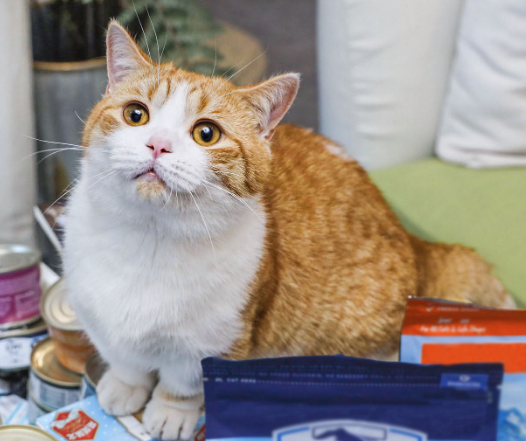
//> input picture pictures/zhupi.png, 526 x 441 px
$ ./Canny   (built with g++ and OpenCV 4)
//> lines starting //> are read from the running program, lines starting //| are printed output that depends on the picture; after the words box and inside, x2 and y2 are one past the last pixel; in counts of white or black regions, pixels touching at a corner belong together
/**@brief: Canny边缘检测
*/
#include <opencv2/opencv.hpp>
#include<opencv2/highgui/highgui.hpp>
#include<opencv2/imgproc/imgproc.hpp>

using namespace cv;

int main( )
{
    //载入原始图
    Mat src = imread("../../pictures/zhupi.png");
//> src is the input picture: 441 rows x 526 cols, CV_8UC3; mean B, G, R 134.6, 141.4, 152
    if(!src.data ) { printf("读取srcImage错误！ \n"); return false; }

    Mat src1=src.clone();

    //显示原始图
    imshow("【原始图】Canny边缘检测", src);

    //----------------------------------------------------------------------------------
    //	一、最简单的canny用法，拿到原图后直接用。
    //----------------------------------------------------------------------------------
    //Canny( src, src, 150, 100,3 );
    //imshow("【效果图】Canny边缘检测", src);


    //----------------------------------------------------------------------------------
    //	二、高阶的canny用法，转成灰度图，降噪，用canny，最后将得到的边缘作为掩码，拷贝原图到效果图上，得到彩色的边缘图
    //----------------------------------------------------------------------------------
    Mat dst,edge,gray;

    // 【1】创建与src同类型和大小的矩阵(dst)
    dst.create( src1.size(), src1.type() );

    // 【2】将原图像转换为灰度图像
    cvtColor( src1, gray, CV_BGR2GRAY );
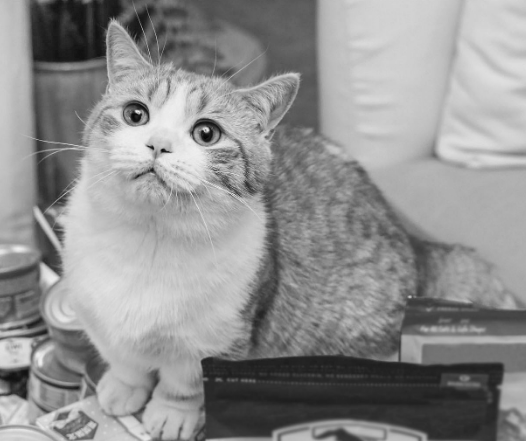
//> gray: 441 rows x 526 cols, CV_8UC1; min 4, max 239, mean 143.8

    // 【3】先用使用 3x3内核来降噪
    blur( gray, edge, Size(3,3) );

    // 【4】运行Canny算子
    Canny( edge, edge, 25, 40,3 );
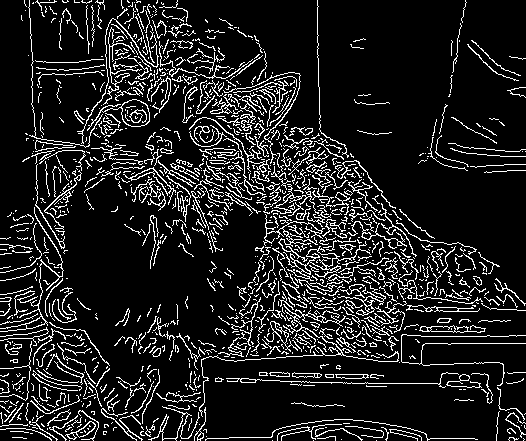
//> edge: 441 rows x 526 cols, CV_8UC1; 12.5% white in thin lines or dots

    //【5】将g_dstImage内的所有元素设置为0
    dst = Scalar::all(0);

    //【6】使用Canny算子输出的边缘图g_cannyDetectedEdges作为掩码，来将原图g_srcImage拷到目标图g_dstImage中
    src1.copyTo( dst, edge);
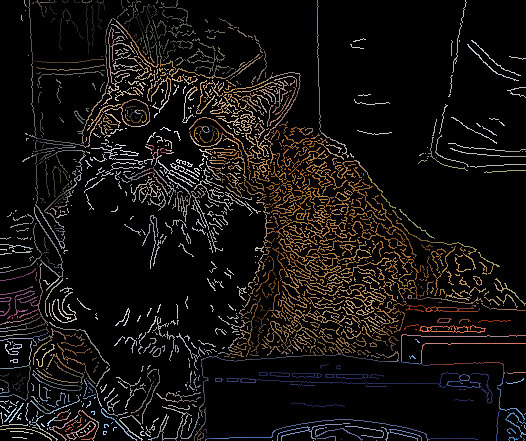
//> dst: 441 rows x 526 cols, CV_8UC3; mean B, G, R 14.3, 16.5, 19.1

    //【7】显示效果图
    imshow("【效果图】Canny边缘检测灰度", edge);
    imshow("【效果图】Canny边缘检测彩色", dst);


    waitKey(0);
    return 0;
}
